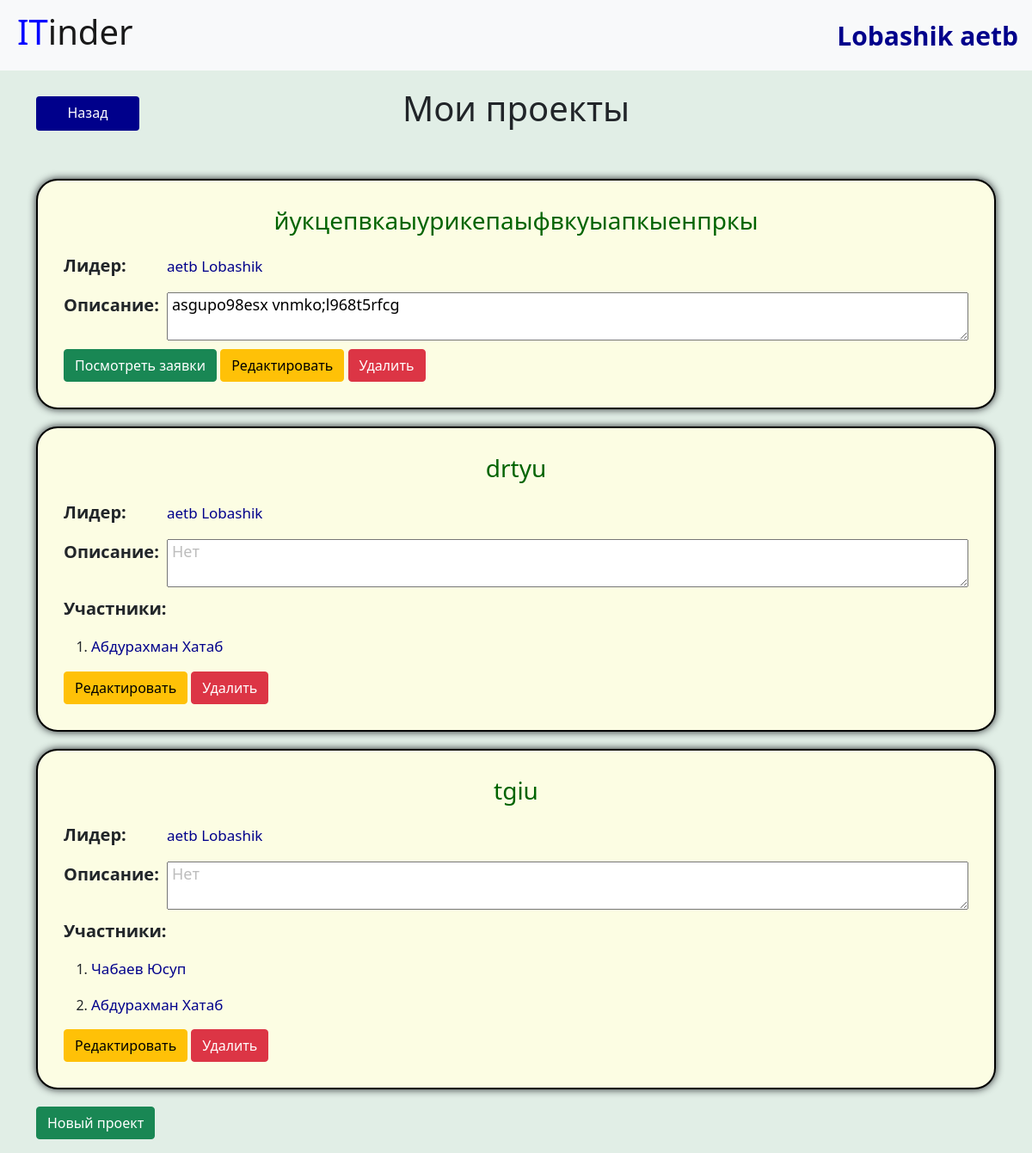
The app's page /projects (signed in), older data.
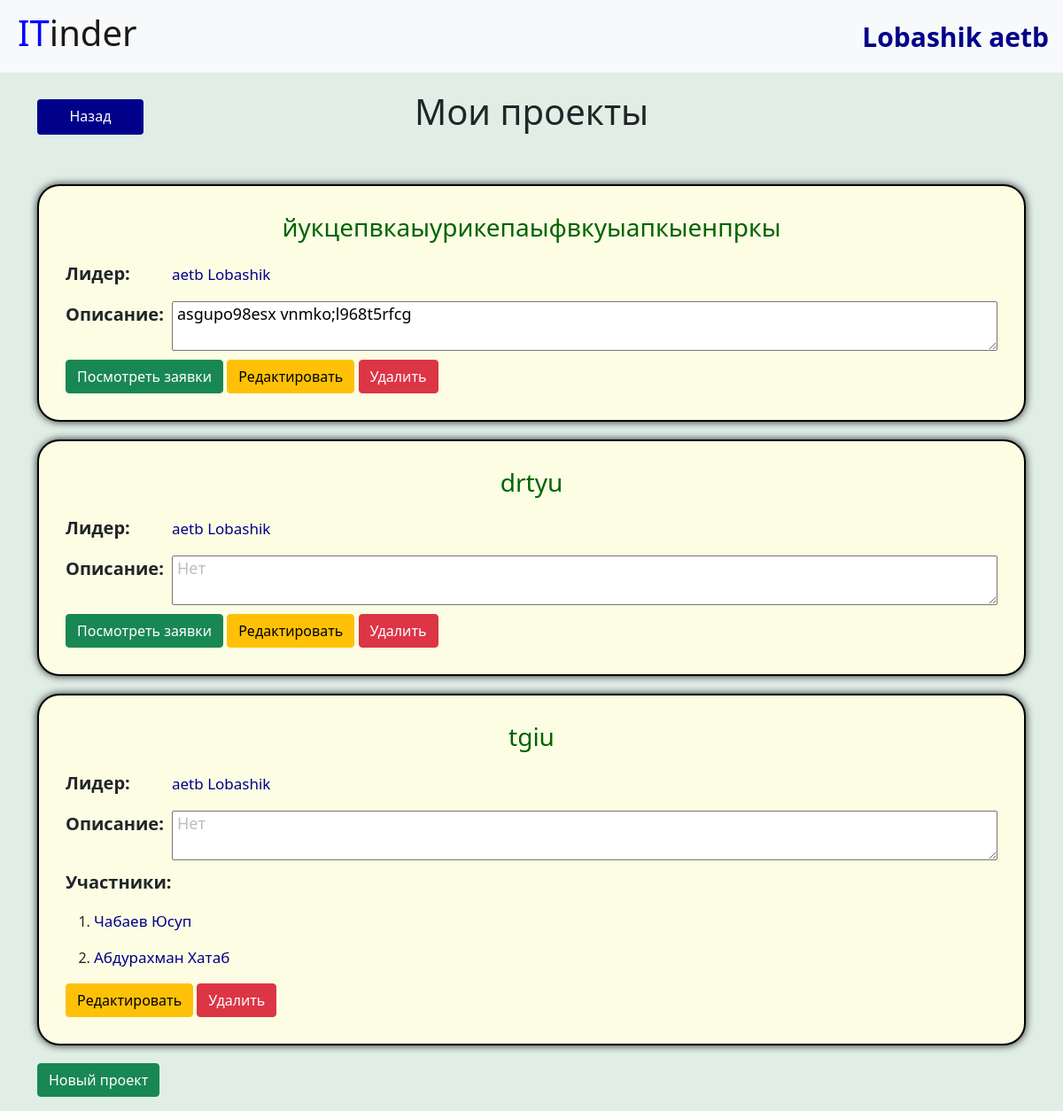
The same page, newer data.
### data/projects.py (models this page shows)
class Projects(SqlAlchemyBase, SerializerMixin):
    __tablename__ = 'projects'
    id = sqlalchemy.Column(sqlalchemy.Integer, primary_key=True,
                           autoincrement=True)
    title = sqlalchemy.Column(sqlalchemy.String, nullable=True)
    team_lead = sqlalchemy.Column(sqlalchemy.Integer,
                                  sqlalchemy.ForeignKey('users.id'))
    count = sqlalchemy.Column(sqlalchemy.Integer, nullable=True)
    created_date = sqlalchemy.Column(sqlalchemy.DateTime,
                                     default=datetime.datetime.now)
    about = sqlalchemy.Column(sqlalchemy.String, nullable=True)
    active = sqlalchemy.Column(sqlalchemy.Boolean, default=True)
    leader = orm.relation('User')
    applications = orm.relation('User',
                                secondary='projects_applications',
                                backref='applications')

### data/users.py (models this page shows, shortened)
class User(SqlAlchemyBase, UserMixin, SerializerMixin):
    __tablename__ = 'users'
    id = sqlalchemy.Column(sqlalchemy.Integer,
                           primary_key=True, autoincrement=True)
    name = sqlalchemy.Column(sqlalchemy.String, nullable=True)
    surname = sqlalchemy.Column(sqlalchemy.String, nullable=True)
    about = sqlalchemy.Column(sqlalchemy.String, nullable=True)
    email = sqlalchemy.Column(sqlalchemy.String,
                              index=True, unique=True, nullable=True)
    age = sqlalchemy.Column(sqlalchemy.Integer, nullable=True)
    hashed_password = sqlalchemy.Column(sqlalchemy.String, nullable=True)
    created_date = sqlalchemy.Column(sqlalchemy.DateTime,
                                     default=datetime.datetime.now)
    project = orm.relation("Projects", back_populates='leader')
    projects = orm.relation('Projects',
                            secondary='users_to_projects',
                            backref='users')

### main.py (the view)
@app.route('/projects')
@login_required
def my_projects():
    global db_sess
    projects = current_user.project + current_user.projects
    return render_template('projects.html', title='Мои проекты', projects=projects)

### main.py (called while the page is built)
@login_manager.user_loader
def load_user(user_id):
    global db_sess
    return db_sess.query(User).get(user_id)

### templates/projects.html (shortened to what this page needs)
{% extends "base.html" %}
{% block content %}
    <div class="grid profile">
    <a class="btn cansel grid" href="/persona/{{ current_user.id }}">Назад</a>
    <h1 class="text-center grid profile">Мои проекты</h1>
    </div>
    {% for item in projects%}
    <div class='block'>
        <h3 class="text-center title">{{ item.title }}</h3>
        <div class="text-about">
            <p class="about-title text-title">Описание:</p>
            {% if item.about %}
                <textarea class="about content" readonly>{{ item.about }}</textarea>
            {% else %}
                <textarea class="about content" style="color: rgb(189, 189, 189)" readonly>Нет</textarea>
            {% endif %}
            <p class="leader-title text-title">Лидер:</p>
            <p class="leader content"><a href='/persona/{{ item.team_lead }}'>{{ item.leader.surname }} {{ item.leader.name }}</a></p>
        </div>
            {% if item.users %}
            <p class="text-title">Участники:</p>
            <ol>
                {% for i in item.users %}
                <li><p class="content"><a class="name" href="/persona/{{ i.id }}">{{ i.surname }} {{i.name}}</a>
                    </p>
                </li>
                {% endfor %}
            </ol>
            {% endif %}
            {% if current_user.is_authenticated and current_user == item.leader %}
                {% if item.active %}
                    <a class="btn btn-success" href="/applications/{{ item.id }}">Посмотреть заявки</a>
                {% endif %}
                <a class="btn btn-warning" href="/edit_project/{{ item.id }}">Редактировать</a>
                <a class="btn btn-danger" href="/delete/{{ item.id }}">Удалить</a>
            {% else %}
                <a class="btn btn-danger" href="/out_project/{{ item.id }}">Отказаться от участия</a>
            {% endif %}
        </div>
    {% endfor %}
    <p><a class="btn btn-success" href="/new_project">Новый проект</a></p>
{% endblock %}

Row changes from the older to the newer data that the page shows:
changed Projects "drtyu": loses User (surname "Абдурахман", name "Хатаб"); now shows "Посмотреть заявки"; no longer shows "Участники:"
